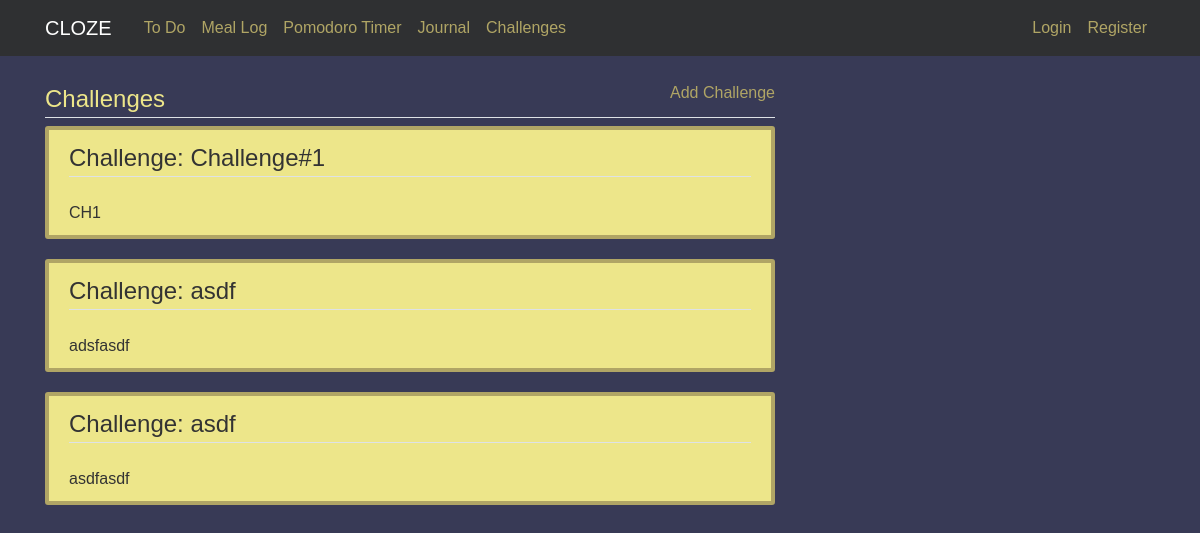
/challenges, run on the app's committed database.
### cloze/models.py (models this page shows)
class Challenge(db.Model):
    id = db.Column(db.Integer, primary_key=True)
    title = db.Column(db.String(256), index=True)
    description = db.Column(db.String(512), index=True)
    user_id = db.Column(db.Integer, db.ForeignKey('user.id'), nullable=False)

### cloze/routes.py (the view)
@app.route('/challenges')
def challenges():
    challenges = db.session.query(Challenge)
    return render_template('challenges.html', title = 'Challenges', challenges=challenges)

### cloze/Templates/challenges.html
{% extends "layout.html" %}
{% block content %}
<div class="col-md-8">
    <div class="">
        <a style="float:right; vertical-align: bottom;" href="{{ url_for('new_challenges') }}">Add Challenge</a>
        <legend class="border-bottom mb-2" style="color: #ede68a;">Challenges</legend>
    </div>
    {% for challenge in challenges %}
        <div class="content-section">
            <legend class="border-bottom mb-4">Challenge: {{challenge.title}}</legend>
            {{challenge.description}}
        </div>
    {% endfor %}
</div>
{% endblock content %}

### cloze/static/css/main.css (style rules this page uses)
body { font-family: "Source Sans Pro", sans-serif; background: #383a56; color: #333333; margin-top: 5rem; }
a { color: #b0a565; }
legend { border-color: black; }
.content-section { background: #ede68a; padding: 10px 20px; border: 4px solid #b0a565; border-radius: 3px; margin-bottom: 20px; }

### data on the page
Challenge: title "Challenge#1", description "CH1"
Challenge: title "asdf", description "adsfasdf"
Challenge: title "asdf", description "asdfasdf"
